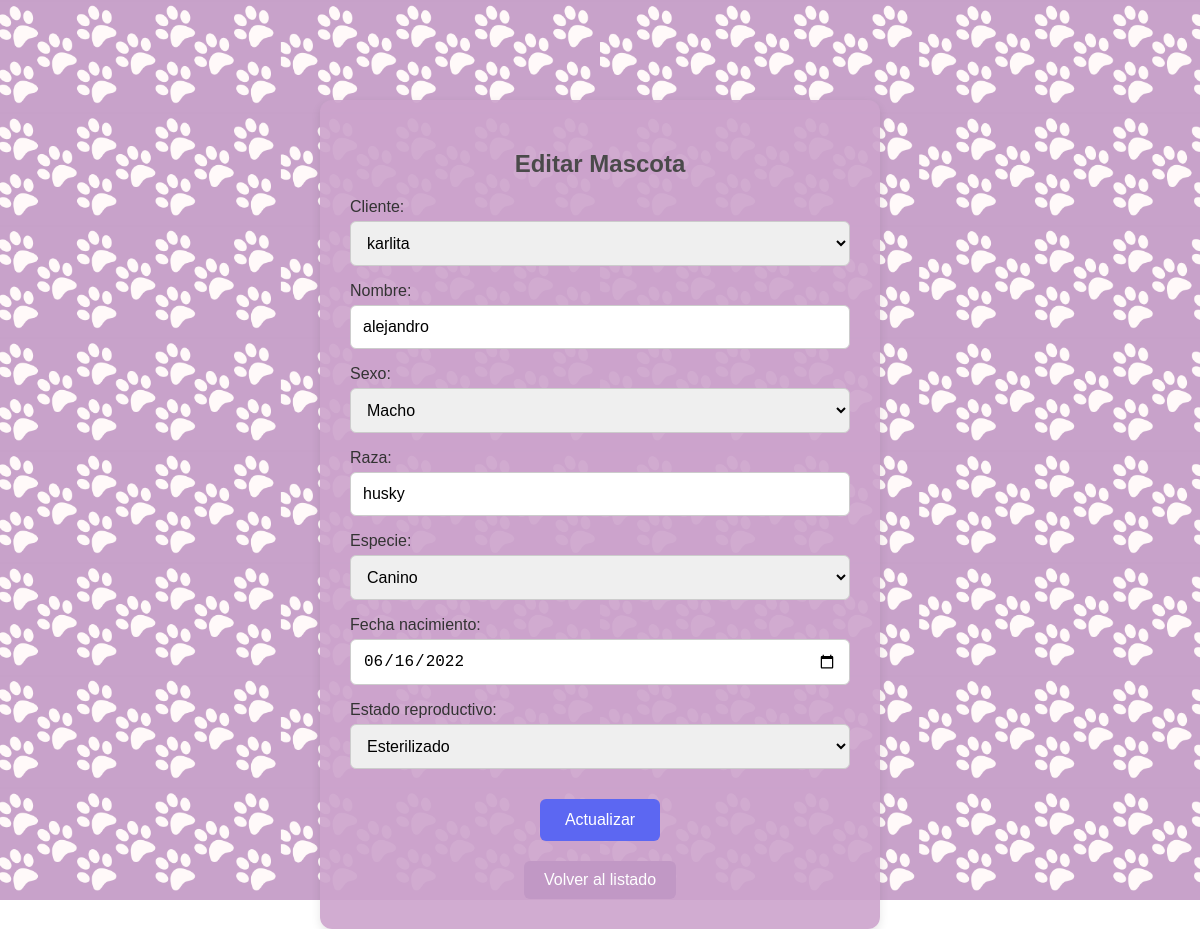
The page /editar_mascota/1/ on the database its author committed.
### vetapp/models.py (models this page shows, shortened)
class Mascota(models.Model):
    SEXO_CHOICES = [
        ('Macho', 'Macho'),
        ('Hembra', 'Hembra'),
    ]
    ESPECIE_CHOICES = [
        ('Canino', 'Canino'),
        ('Felino', 'Felino'),
        ('Otro', 'Otro'),
    ]
    ESTADO_REPRODUCTIVO_CHOICES = [
        ('Entero', 'Entero'),
        ('Esterilizado', 'Esterilizado'),
    ]
    id_mascota = models.AutoField(primary_key=True)
    cliente = models.ForeignKey(Cliente, on_delete=models.CASCADE, related_name='mascotas')
    nombre = models.CharField(max_length=100)
    sexo = models.CharField(max_length=10, choices=SEXO_CHOICES)
    raza = models.CharField(max_length=100)
    especie = models.CharField(max_length=20, choices=ESPECIE_CHOICES)
    fecha_nacimiento = models.DateField()
    estado_reproductivo = models.CharField(max_length=15, choices=ESTADO_REPRODUCTIVO_CHOICES)
    def calcular_edad_completa(self):
        today = date.today()
        dias_totales = (today - self.fecha_nacimiento).days
        años = dias_totales // 365
        dias = dias_totales % 365
        años_texto = f"{años} año" if años == 1 else f"{años} años"
        dias_texto = f"{dias} día" if dias == 1 else f"{dias} días"
        return f"{años_texto} y {dias_texto}"
    edad = property(calcular_edad_completa)

### vetapp/views.py (the view)
# urls.py: path('editar_mascota/<int:id_mascota>/', views.editar_mascota, name='editar_mascota'),
def editar_mascota(request, id_mascota):
    mascota = get_object_or_404(Mascota, id_mascota=id_mascota)
    if request.method == 'POST':
        form = MascotaForm(request.POST, instance=mascota)
        if form.is_valid():
            form.save()
            return redirect('ver_mascotas')
    else:
        form = MascotaForm(instance=mascota)
    return render(request, 'vetapp/editar_mascota.html', {'form': form})

### vetapp/forms.py
class MascotaForm(forms.ModelForm):
    class Meta:
        model = Mascota
        fields = '__all__'
        widgets = {
            'fecha_nacimiento': forms.DateInput(attrs={
                'type': 'date',
                'class': 'fecha-campo'
            }),
        }
    def __init__(self, *args, **kwargs):
        super(MascotaForm, self).__init__(*args, **kwargs)
        if 'cliente' in self.fields:
            self.fields['cliente'].widget.attrs.update({'class': 'cliente-select', 'readonly': 'readonly'})

### vetapp/models.py (called while the page is built)
    def __str__(self):
        return self.nombre

### vetapp/templates/vetapp/editar_mascota.html (shortened to what this page needs)
{% load static %}
<!DOCTYPE html>
<html lang="es">
<head>
    <link rel="stylesheet" href="{% static 'css/style.css' %}">
</head>
<body>
    <div class="formulario-container">
        <h2>Editar Mascota</h2>
        <form method="post">
            <p>{{ form.cliente.label_tag }} {{ form.cliente }}</p>
            <p>{{ form.nombre.label_tag }} {{ form.nombre }}</p>
            <p>{{ form.sexo.label_tag }} {{ form.sexo }}</p>
            <p>{{ form.raza.label_tag }} {{ form.raza }}</p>
            <p>{{ form.especie.label_tag }} {{ form.especie }}</p>
            <p>{{ form.fecha_nacimiento.label_tag }}
                <input type="date" name="fecha_nacimiento" value="{{ form.fecha_nacimiento.value|date:'Y-m-d' }}">
            </p>
            <p>{{ form.estado_reproductivo.label_tag }} {{ form.estado_reproductivo }}</p>
            <button type="submit">Actualizar</button>
        </form>
        <a href="{% url 'ver_mascotas' %}" class="volver-btn">Volver al listado</a>
    </div>
</body>
</html>

### static/css/style.css (style rules this page uses)
body { margin: 0; font-family: Arial, sans-serif; background-size: cover; background-position: center; color: #333; height: 100vh; }
.formulario-container { width: 100%; max-width: 500px; margin: 100px auto; background-color: rgba(204, 164, 204, 0.9); padding: 30px; border-radius: 12px; box-shadow: 0px 4px 10px rgba(0, 0, 0, 0.1); text-align: center; }
.formulario-container h2 { margin-bottom: 20px; color: #4a4a4a; }
.formulario-container form p { margin-bottom: 15px; text-align: left; }
.formulario-container input, .formulario-container select, .formulario-container textarea { width: 100%; padding: 12px; margin-top: 5px; border: 1px solid #ccc; border-radius: 6px; box-sizing: border-box; font-size: 16px; }
.formulario-container button { background-color: #5c67f2; color: white; border: none; padding: 12px 25px; border-radius: 6px; cursor: pointer; font-size: 16px; margin-top: 15px; }
.volver-btn { display: inline-block; margin-top: 20px; text-decoration: none; color: white; background-color: #c198c5; padding: 10px 20px; border-radius: 6px; transition: background-color 0.3s ease; }

### rows shown on the page
Mascota: cliente "karlita", nombre "alejandro", sexo "Macho", raza "husky", especie "Canino", fecha_nacimiento "06/16/2022", estado_reproductivo "Esterilizado"
